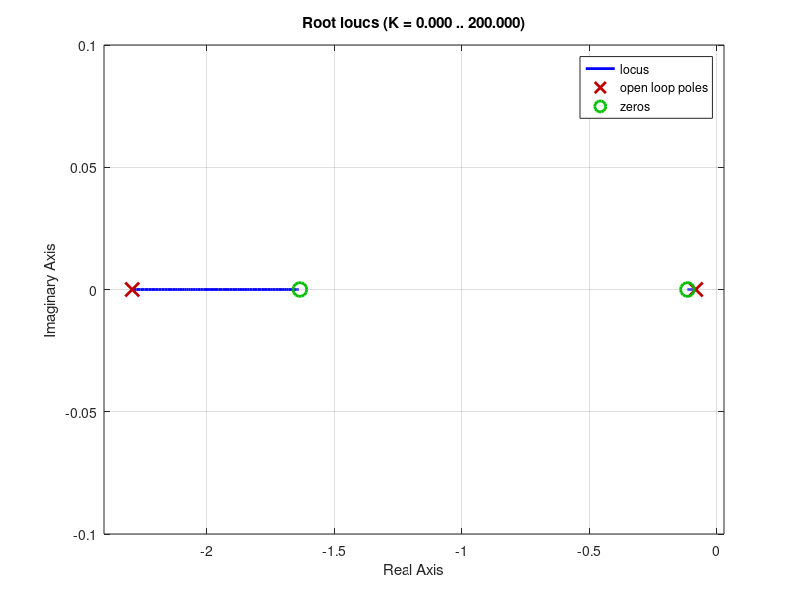
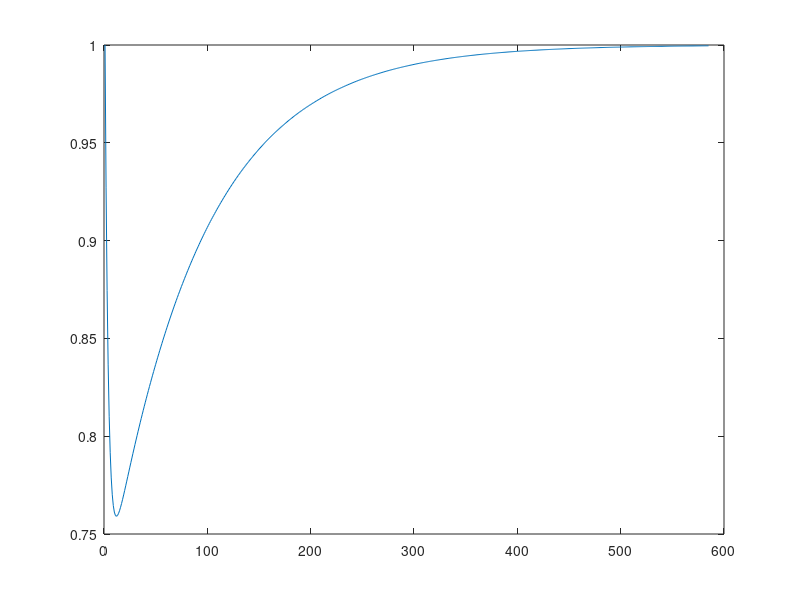

MATLAB code for these plots, in order:
%% Jay PID Simulation
% Sargis S Yonan

k_p = 2.8;
k_d = 1.6;
k_i = 0.3;

s = tf('s');

K = k_p + (k_i / s) + (k_d * s);

fprintf('Closed loop PID\n')
feedback(K, 1)


figure()
rlocus(feedback(K, 1))
figure()
plot(step(feedback(K, 1)))